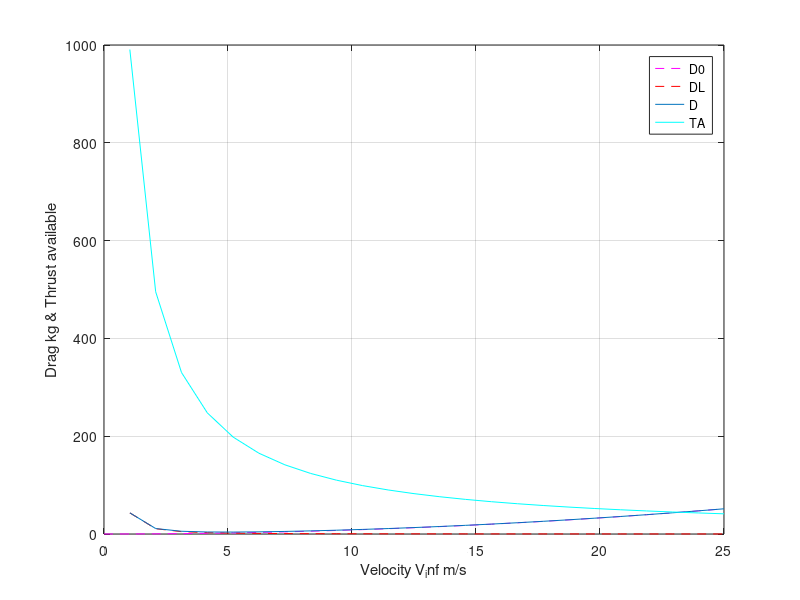

Write MATLAB code to recreate this figure.
% uavthrustaviliable.m
%   First  edtion : 08-Apr-2015 20:38:27
%   Lasted edtion : 08-Apr-2015 20:38:27
%   Lasted modify :  Huang,Kuan-Lin
%
% DESCRIPTION
%   This is a file to compute max thrust available for fixed-wing UAV.
%
% COPPYRIGHT
%   Copy right 2015 UAV Laboratory, Dept. of Aerospace Engineering, Tamkang
%   University.
%
% AUTHOORS INFORMACTION
%   Chang, Wei-Chieh 
%    addischang1991@gmail.com
%   Huang,Kuan-Lin 
%     breakfastho@yahoo.com.tw
%   Liu, Yu-Lin 
%     lightning.539418@gmail.comclear;clc;clf;

rho_inf = 1.2133;
V_inf = linspace( 0, 25, 25 );
S = 0.8929;
b = 2.5;
CD_0 = 0.152;
e = 0.84;
W = 18.75;
AR = b^2 / S;
K_3 = 1 / ( pi * e * AR );
K_1 = (1/3) * K_3;
K = K_1 + K_3;
CL = W ./ ((1/2) * rho_inf .* V_inf.^2 * S);
CD = CD_0 + K * CL.^2;
D_0 = (1/2) * rho_inf .* V_inf.^2 * S .* CD_0;
D_L = (1/2) * rho_inf .* V_inf.^2 * S * K .* CL.^2;
D = D_0 + D_L;
D_min = min(D)


propeller_efficiency = 0.8;
%V_inf = linspace( 0, 25, 25 );
P = 1290 ; % OS-MAX-65AX
P_A = propeller_efficiency*P;
T_A = P_A./V_inf;
[ a b ] = min(abs(T_A-D))

plot( V_inf, D_0, '--m', V_inf, D_L, '--r', V_inf, D ,V_inf,T_A,'c');
grid on
legend('D0','DL','D','TA')
xlabel('Velocity V_inf m/s')
ylabel('Drag kg & Thrust available')

disp( [ ' Max thrust is ' num2str( a ) '(N) at ' num2str( V_inf( 1, b ) ) '(m/s). ' ]  )